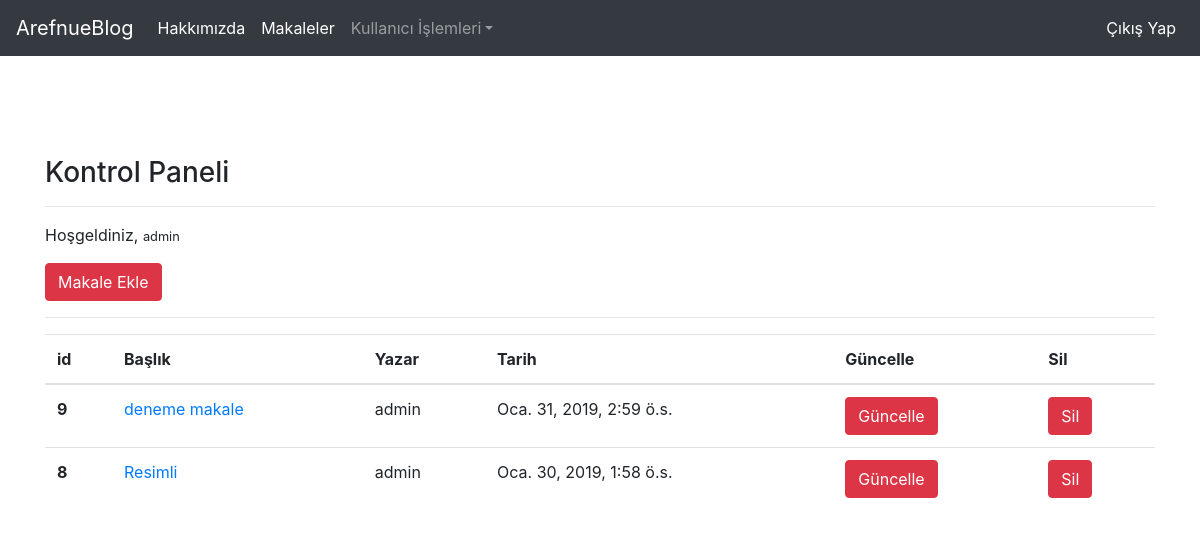
Screenshot of /articles/dashboard/ (signed in) with the database file from the repository.
### article/models.py (models this page shows, shortened)
class Article(models.Model):
    author = models.ForeignKey("auth.User",on_delete=models.CASCADE,verbose_name="Yazar")
    title = models.CharField(max_length = 50,verbose_name="Başlık")
    content = RichTextField()
    created_date = models.DateTimeField(auto_now_add=True,verbose_name="Oluşturulma Tarihi")
    article_image = models.FileField(blank = True, null = True,verbose_name="Makaleye Fotoğraf Ekleyin")
    class Meta:
        ordering = ['-created_date']

### article/views.py (the view)
# urls.py: path('dashboard/',views.dashboard, name = "dashboard" ),
@login_required(login_url = "user:login")
def dashboard(request):
    articles = Article.objects.filter(author= request.user)
    context = {
    "articles" : articles
    }
    return render(request,"dashboard.html",context)

### templates/dashboard.html
{% extends "layout.html" %}
{% block body %}
  <h3>Kontrol Paneli</h3>
  <hr>
  <p>
    Hoşgeldiniz, <small>{{request.user.username}}</small>
  </p>
  <a href="{% url 'article:addarticle' %}" class="btn btn-danger">Makale Ekle</a>
  <hr>
  {% if articles %}
      <table class="table">
      <thead>
        <tr>
          <th scope="col">id</th>
          <th scope="col">Başlık</th>
          <th scope="col">Yazar</th>
          <th scope="col">Tarih</th>
          <th scope="col">Güncelle</th>
          <th scope="col">Sil</th>
        </tr>
      </thead>
      <tbody>
        {% for article in articles  %}
          <tr>
            <th scope="row">{{article.id}}</th>
            <td><a href="{% url 'article:detail' article.id %}">{{article.title}}</a></td>
            <td>{{article.author.username}}</td>
            <td>{{article.created_date}}</td>
            <td><a href="{% url 'article:update' article.id %}" class = "btn btn-danger">Güncelle</a></td>
            <td><a href="{% url 'article:delete' article.id %}" class = "btn btn-danger">Sil</a></td>
          </tr>
        {% endfor %}
      </tbody>
    </table>
  {% else %}
  <div class="alert alert-danger">
    Herhangi bir makaleniz bulunmuyor...
  </div>
  {% endif %}
{% endblock %}

### rows the page displays
Article: id "9", title "deneme makale", author.username "admin", created_date "Oca. 31, 2019, 2:59 ö.s."
Article: id "8", title "Resimli", author.username "admin", created_date "Oca. 30, 2019, 1:58 ö.s."

### other values shown
{{ request.user.username }} "admin"
